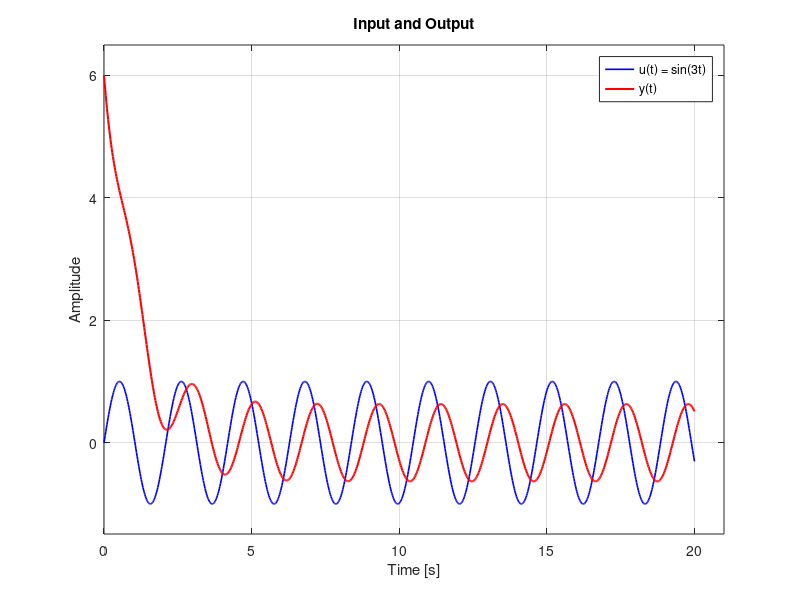

Write MATLAB code to recreate this figure.
% ======================================================
% Time-domain response to sinusoidal input (matches Python output)
% ======================================================

% Define state-space system
A = -1;
B = 1;
C = 2;
D = 0;
sys_ss = ss(A, B, C, D);

% Simulation parameters
omega = 3.0;
t = linspace(0.0, 20.0, 1000);
u = sin(omega * t);
x0 = 3.0;  % initial condition on the state

% Simulate
[y, t_out, x] = lsim(sys_ss, u, t, x0);

% --- Plot ---
figure;
plot(t_out, u, 'b', 'LineWidth', 1.2); hold on;
plot(t_out, y, 'r', 'LineWidth', 1.5);
xlabel('Time [s]');
ylabel('Amplitude');
title('Input and Output');
legend('u(t) = sin(3t)', 'y(t)', 'Location', 'best');
grid on;

% Add space around limits
xlim([min(t)*0.95, max(t)*1.05]);
ylim padded;
